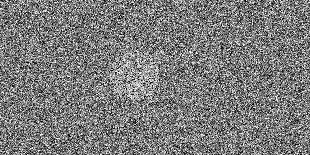
#> input picture server/src/test/resources/fixtures/captcha/brave/2-picture.png, 310 x 155 px
$ python brave_captcha.py ../../test/resources/fixtures/captcha/brave/1-picture.png ../../test/resources/fixtures/captcha/brave/2-picture.png
#> lines starting #> are read from the running program, lines starting #| are printed output that depends on the picture; after the words box and inside, x2 and y2 are one past the last pixel; in counts of white or black regions, pixels touching at a corner belong together
"""
Reads Brave Search's slider check ("Switch to traditional CAPTCHA"): a picture of grey noise with a
disc of brighter noise somewhere along its middle, and a red disc on a canvas of its own at the
left edge that the slider moves sideways. The answer is how far the slider moves the red disc onto
the bright one.

The bright disc is the place where the picture is brightest on average over a disc the size of
the red one; the noise elsewhere averages out to its mid grey. Positions are in the canvases' own
pixels (310 wide); the page shows them a little narrower, which the caller scales for.

Run as a script on the picture and the piece (PNG files) it prints the piece's and the target's
centres as JSON.
"""
import json
import sys

import cv2
import numpy as np


def _decode(png_bytes, flags):
#> called with flags = 0
    return cv2.imdecode(np.frombuffer(png_bytes, np.uint8), flags)
#> returned value is the input picture: shape (155, 310); min 0, max 255, mean 123.6


def solve(picture_png: bytes, piece_png: bytes) -> dict:
    """The red disc's centre and the bright disc's centre, in canvas pixels."""
    picture = _decode(picture_png, cv2.IMREAD_GRAYSCALE).astype(np.float32)
    piece = _decode(piece_png, cv2.IMREAD_UNCHANGED)
#> call 2 of _decode, with flags = -1
#> in _decode (call 2), `return cv2.imdecode(np.frombuffer(png_bytes, np.uint8), flags)`:
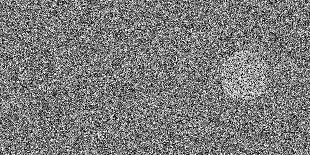
#> returned value: shape (155, 310, 4); mean B, G, R, A 123.2, 123.2, 123.2, 255
    alpha = piece[:, :, 3] if piece.ndim == 3 and piece.shape[2] == 4 else cv2.cvtColor(piece, cv2.COLOR_BGR2GRAY) < 250
#> alpha: shape (155, 310); every value is 255
    ys, xs = np.nonzero(alpha > 0)
    radius = (xs.max() - xs.min()) / 2
#> radius = 154.5
    side = int(2 * radius) + 1
#> side = 310
    disc = np.zeros((side, side), np.float32)
    # A little inside the rim, which the red disc's outline covers.
    cv2.circle(disc, (side // 2, side // 2), max(1, int(radius) - 2), 1, -1)
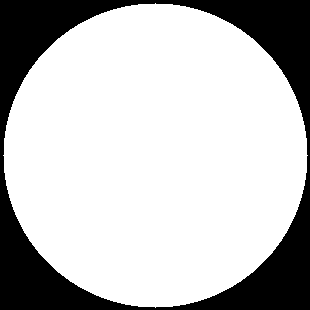
#> disc: shape (310, 310) float32; values 0 (black) and 1 (white), 75.5% white; 1 black region, box (x1, y1, x2, y2) and area: (0, 0, 310, 310) 23567
    disc /= disc.sum()
    mean = cv2.filter2D(picture, -1, disc, borderType=cv2.BORDER_REFLECT)
    # A disc whose centre is closer to an edge than its radius cannot lie wholly in the picture.
    edge = int(radius) + 1
#> edge = 155
    mean[:, :edge] = -1
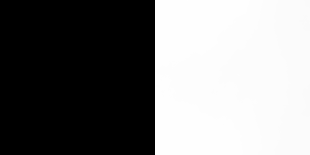
#> mean: shape (155, 310) float32; min -1, max 124.3, mean 61.2; drawn with min black and max white
    mean[:, -edge:] = -1
#> mean: shape (155, 310) float32; every value is -1
    mean[:edge, :] = -1
    mean[-edge:, :] = -1
    ty, tx = np.unravel_index(int(np.argmax(mean)), mean.shape)
#> ty = 0; tx = 0
    return {"piece": [float(xs.mean()), float(ys.mean())], "target": [float(tx), float(ty)], "width": picture.shape[1]}


if __name__ == "__main__":
    with open(sys.argv[1], "rb") as a, open(sys.argv[2], "rb") as b:
        print(json.dumps(solve(a.read(), b.read())))
